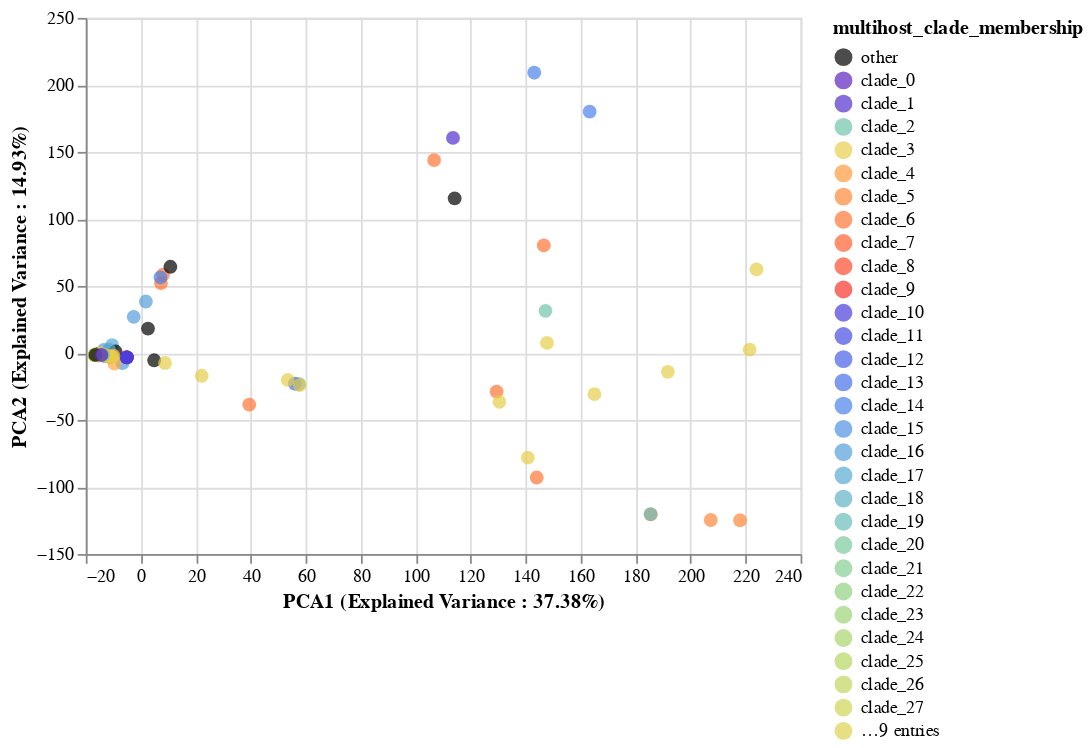

Notebook code for this chart:
### Code cell
PCAFluBrush = scatterplot_with_tooltip_interactive(merged_pca_df,'pca1','pca2','PCA1 (Explained Variance : {}%'.format(round(explained_variance_PCA[0]*100,2)) + ")",
                                          'PCA2 (Explained Variance : {}%'.format(round(explained_variance_PCA[1]*100,2)) + ")",['strain', 'host'],'multihost_clade_membership:N', domain, range_)
PCAFluBrush

### Figure 1 — Vega-Lite specification as saved in the notebook (floating-point values rounded to 4 significant figures; data arrays with more than 128 entries replaced by an {"elided": "..."} marker saying what was removed)
{"config": {"view": {"continuousWidth": 400, "continuousHeight": 300}}, "data": {"name": "data-5104a1b031c380d6a7bee16f34f60526"}, "mark": {"type": "circle", "size": 60}, "encoding": {"color": {"type": "nominal", "field": "multihost_clade_membership", "scale": {"domain": ["other", "clade_0", "clade_1", "clade_2", "clade_3", "clade_4", "clade_5", "clade_6", "clade_7", "clade_8", "clade_9", "clade_10", "clade_11", "clade_12", "clade_13", "clade_14", "clade_15", "clade_16", "clade_17", "clade_18", "clade_19", "clade_20", "clade_21", "clade_22", "clade_23", "clade_24", "clade_25", "clade_26", "clade_27", "clade_28", "clade_29", "clade_30", "clade_31", "clade_32", "clade_33", "clade_34", "clade_35", "clade_36"], "range": ["#000000", "#5c22be", "#5330cd", "#71c4ac", "#e7cf4b", "#ff9a3c", "#ff8939", "#ff7535", "#ff6131", "#fd4b2c", "#f93529", "#4b3ddb", "#474ee3", "#4760e9", "#4971eb", "#4b82e9", "#4f92e5", "#549fdc", "#5aabd3", "#61b4c6", "#68bdba", "#7bca9d", "#86ce91", "#91d283", "#9dd478", "#aad66d", "#b6d764", "#c3d65c", "#cfd555", "#dcd34f", "#e7cf4b", "#f9c244", "#ffb642", "#ffaa3f", "#000000", "#5c22be", "#5330cd", "#71c4ac"]}}, "tooltip": [{"type": "nominal", "field": "strain"}, {"type": "nominal", "field": "host"}], "x": {"type": "quantitative", "field": "pca1", "title": "PCA1 (Explained Variance : 37.38%)"}, "y": {"type": "quantitative", "field": "pca2", "title": "PCA2 (Explained Variance : 14.93%)"}}, "selection": {"selector002": {"type": "interval", "bind": "scales", "encodings": ["x", "y"]}}, "$schema": "https://vega.github.io/schema/vega-lite/v4.8.1.json", "datasets": {"data-5104a1b031c380d6a7bee16f34f60526": {"elided": "274 records"}}}
